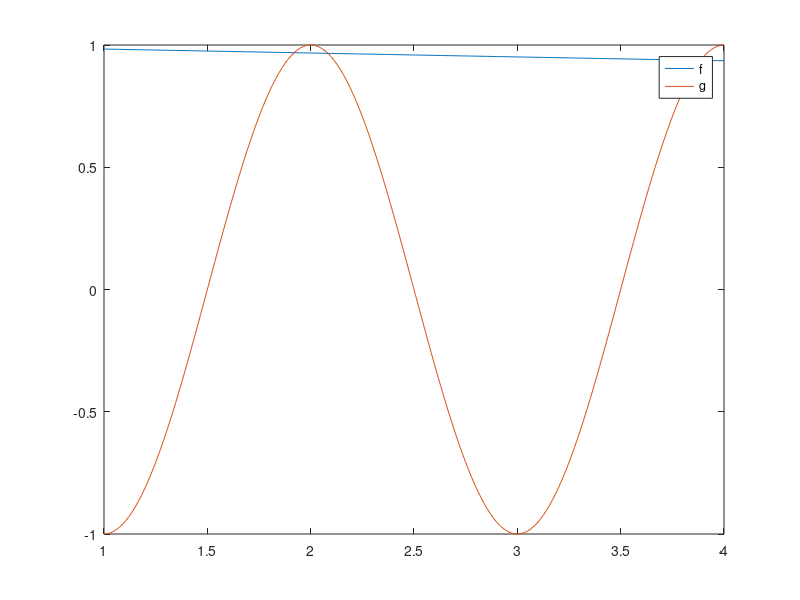

Write the MATLAB code that produced this figure. (Note: this script raises an error after producing the figure.)
close all
clear all
clc

addpath('../biblioteca')

t=linspace(1,4,200);

f=@(x) e.^(-x./60);
g=@(x) cos(pi.*x);
h=@(x) f(x)-g(x)
dh=@(x) -(e.^(-x./60))/60 + pi.*sin(x.*pi);

figure(1)

plot(t,f(t))
hold on
plot(t,g(t))
legend('f','g')
hold off

disp("Ahora vamos a ver con el metodo de newton")

[x,fx,npasos]=newton(h,dh,0,1*(10^-30),1000,1)

figure(2)
plot(t, h(t))
legend("f(x)-g(x)")

disp("Se cancela la diferencia en los ceros del coseno")

#c)
vector_anula=[];
for k=0:100
  m=k+1/2;
  [x,fx,npasos]=newton(h,dh,m,1*(10^-20),100,0);
  if f(x)>0 && g(x)>0
    vector_anula=[vector_anula x]
  endif
endfor


disp(" \n \n estos son los 100 primeros puntos positivos donde se anula")
vector_anula
t1=linspace(0, 100,300);
figure(3)
plot(t1,f(t1))
hold on
plot(t1,g(t1))
hold on
plot(vector_anula,f(vector_anula),'*',[0],[0],'o')



